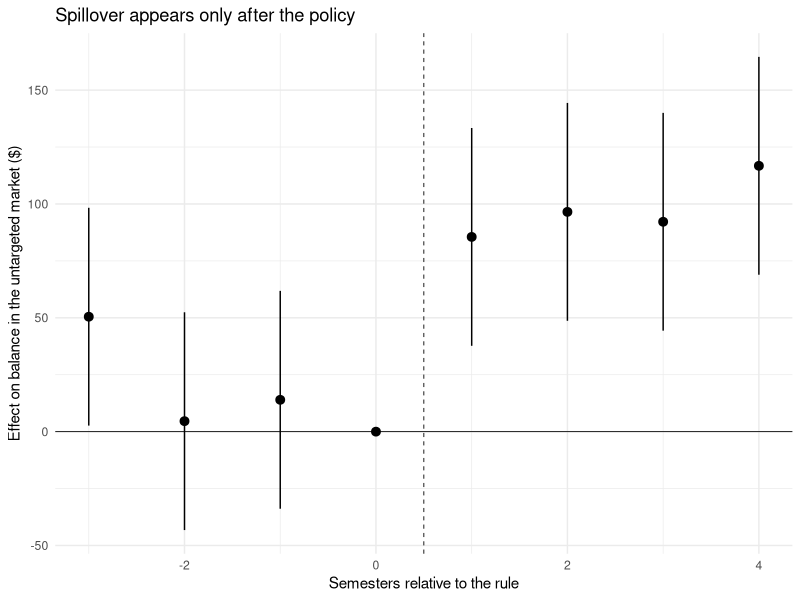

The R source for this figure:
## ---- chunk 1
#| echo: true
#| message: false
#| warning: false

set.seed(66)

simulate_spillover_panel <- function(n_students = 12000,
                                     semesters  = 1:8,
                                     policy_at  = 5,
                                     card_drop  = 0.30,
                                     sub_by_q   = c(230, 130, 60, 0),
                                     recession  = c(-140, -90, -40, 0)) {
  # One row per student-semester. Class is fixed within a student.
  q      <- sample(1:4, n_students, replace = TRUE)
  cont   <- rbinom(n_students, 1, 0.65)          # 1 = sophomore/junior (treated)
  base   <- c(1442, 1397, 1318, 878)[q]          # pre-policy mean balance by quartile

  grid <- expand.grid(id = seq_len(n_students), sem = semesters)
  grid$q     <- q[grid$id]
  grid$cont  <- cont[grid$id]
  grid$post  <- as.integer(grid$sem >= policy_at)
  grid$base  <- base[grid$id]

  # Recession hits low-income students in BOTH groups: a pure confound.
  shock <- recession[grid$q] * grid$post
  # The spillover: only continuing students, only post-policy.
  spill <- sub_by_q[grid$q] * grid$cont * grid$post

  grid$balance <- grid$base + shock + spill +
    rnorm(nrow(grid), 0, 900)

  # Targeted market: card use falls for continuing students post-policy.
  p_card <- 0.80 - card_drop * grid$cont * grid$post
  grid$has_card <- rbinom(nrow(grid), 1, pmin(pmax(p_card, 0.01), 0.99))

  grid$sem_q <- interaction(grid$sem, grid$q, drop = TRUE)
  grid$semf  <- factor(grid$sem)
  grid
}

panel <- simulate_spillover_panel()
str(panel[, c("id", "sem", "q", "cont", "post", "balance", "has_card")])
## ---- chunk 2
#| echo: true
#| message: false
#| warning: false

naive_card <- lm(has_card ~ cont * post, data = panel)
round(coef(summary(naive_card))["cont:post", ], 4)
## ---- chunk 3
#| echo: true
#| message: false
#| warning: false

# (a) Semester effects only: the recession contaminates the estimate because it
#     is correlated with income quartile, which is correlated with treatment mix.
fit_naive <- lm(balance ~ cont * post + semf + factor(q), data = panel)

# (b) Semester-by-quartile effects: absorbs any shock common to a quartile in a
#     semester, leaving only the treated-vs-control contrast within cell.
fit_absorb <- lm(balance ~ cont * post + sem_q, data = panel)

comparison <- rbind(
  `Semester FE only`        = coef(summary(fit_naive))["cont:post", 1:2],
  `Semester x quartile FE`  = coef(summary(fit_absorb))["cont:post", 1:2]
)
round(comparison, 1)
## ---- chunk 4
#| echo: true
#| message: false
#| warning: false
#| label: fig-psp-event
#| fig-cap: "Event-study estimates of the spillover onto the untargeted market. Pre-policy coefficients are indistinguishable from zero (the parallel-trends check); post-policy coefficients jump and persist. The omitted period is the last pre-policy semester."

library(ggplot2)

panel$rel <- panel$sem - 4                       # semester 4 = last pre-policy
panel$rel <- relevel(factor(panel$rel), ref = "0")

es <- lm(balance ~ cont:rel + rel + cont + sem_q, data = panel)
cf <- coef(summary(es))
rows <- grep("^cont:rel", rownames(cf))

es_df <- data.frame(
  rel  = as.numeric(sub("^cont:rel", "", rownames(cf)[rows])),
  est  = cf[rows, 1],
  se   = cf[rows, 2]
)
es_df <- rbind(es_df, data.frame(rel = 0, est = 0, se = 0))
es_df <- es_df[order(es_df$rel), ]

ggplot(es_df, aes(rel, est)) +
  geom_hline(yintercept = 0, linewidth = 0.3) +
  geom_vline(xintercept = 0.5, linetype = "dashed", linewidth = 0.3) +
  geom_pointrange(aes(ymin = est - 1.96 * se, ymax = est + 1.96 * se)) +
  labs(x = "Semesters relative to the rule",
       y = "Effect on balance in the untargeted market ($)",
       title = "Spillover appears only after the policy") +
  theme_minimal(base_size = 11)
## ---- chunk 5
#| echo: true
#| message: false
#| warning: false

trip <- lm(balance ~ cont:post:factor(q) + cont * post + sem_q, data = panel)
cf3  <- coef(summary(trip))

# The bottom quartile is absorbed into cont:post, so the level effect for
# quartile k is the base coefficient plus the quartile-k interaction.
base_q1 <- cf3["cont:post", 1]
keep    <- grep("^cont:post:factor\\(q\\)", rownames(cf3))

est <- c(base_q1, base_q1 + cf3[keep, 1])
se  <- c(cf3["cont:post", 2], cf3[keep, 2])   # interaction SEs, ignoring covariance

data.frame(
  quartile   = c(1, as.numeric(sub(".*\\)", "", rownames(cf3)[keep]))),
  level_est  = round(est, 0),
  approx_se  = round(se, 0),
  true_value = c(230, 130, 60, 0),
  row.names  = NULL
)
